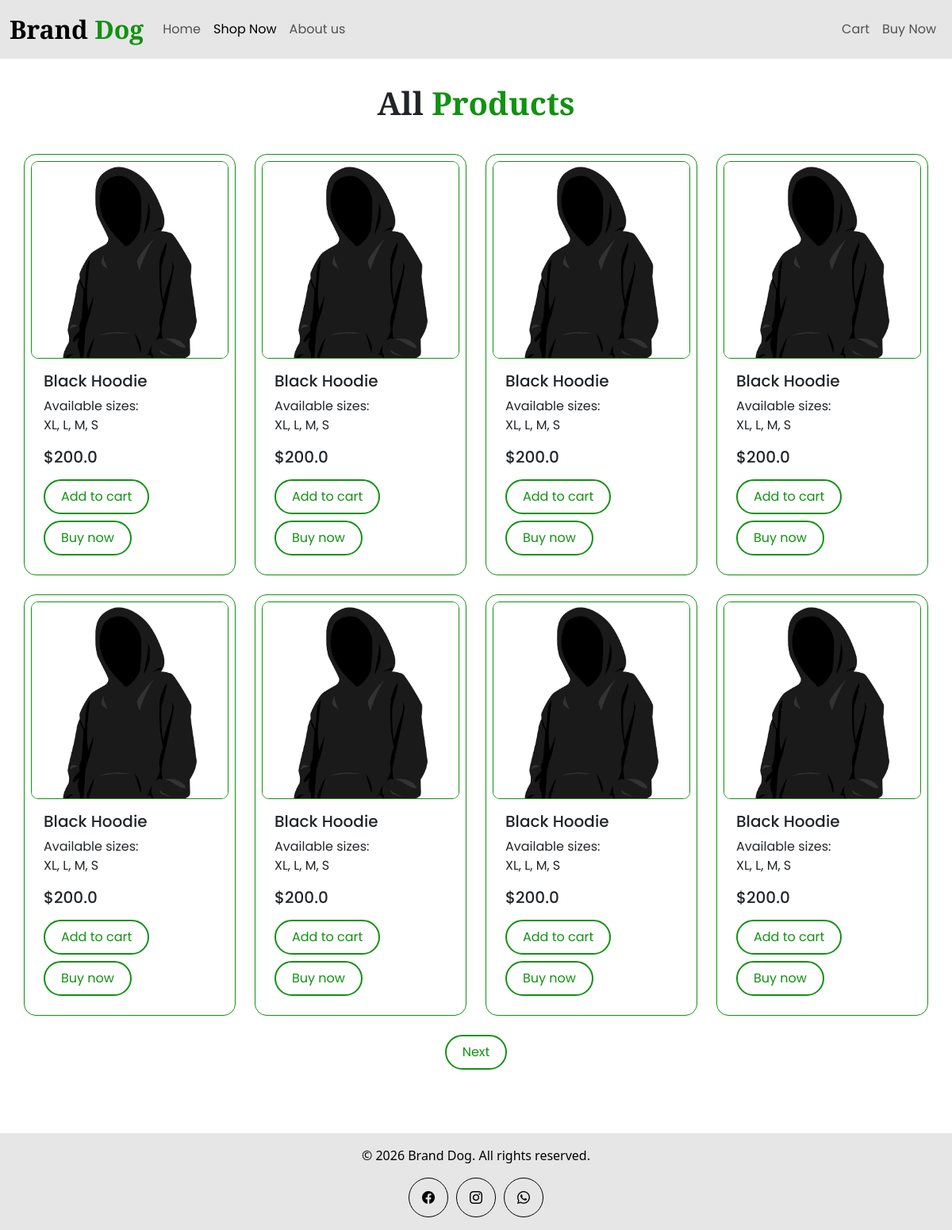
Page /products on the committed database.
### tables this page shows
CREATE TABLE products (
    id INTEGER PRIMARY KEY AUTOINCREMENT,
    name TEXT NOT NULL,
    price REAL NOT NULL,
    sizes TEXT,
    image TEXT
);

### app.py (the view)
@app.route("/products")
def products():
    page = request.args.get("page")
    try:
        page = int(page)
    except:
        page = 1
    if page < 1:
        page = 1
    per_page = 8
    offset = (page - 1) * per_page
    products = db.execute(
        "SELECT * FROM products LIMIT ? OFFSET ?",
        per_page, offset
    )
    row = db.execute("SELECT COUNT(*) AS count FROM products")
    total_products = row[0]["count"]
    total_pages = ceil(total_products / per_page)
    return render_template(
    "products.html",
    products=products,
    page=page,
    total_pages=total_pages
    )

### templates/products.html (shortened to what this page needs)
{% extends "layout.html" %}
{% block main %}
    <main class="products">
        <h1>All <span>Products</span></h1>
        <div class="container">
            <div class="row g-4">
                {% for product in products %}
                    <div class="col-md-3">
                        <div class="card">
                            <img src="{{ url_for('static', filename=product.image) }}" class="card-img-top">
                            <div class="card-body">
                                <h5 class="card-title">{{ product.name }}</h5>
                                <p class="card-text">
                                    Available sizes:<br>
                                    {{ product.sizes }}
                                    <h5>${{ product.price }}</h5
                                </p>
                                <a href="#" class="btn mt-2 mb-2">Add to cart</a>
                                <a href="#" class="btn">Buy now</a>
                            </div>
                        </div>
                    </div>
                {% endfor %}
            </div>
            <div class="pages-nav">
                {% if page < total_pages %}
                <a href="{{ url_for('products', page=page+1) }}" class="btn">Next</a>
                {% endif %}
            </div>
        </div>
    </main>
{% endblock %}

### templates/layout.html (shortened to what this page needs)
<!DOCTYPE html>
<html lang="en">
    <head>
        <link href="https://cdn.jsdelivr.net/npm/bootstrap@5.3.8/dist/css/bootstrap.min.css" rel="stylesheet">
        <link href="https://cdn.jsdelivr.net/npm/bootstrap-icons/font/bootstrap-icons.css" rel="stylesheet">
        <link href="static/css/style.css" rel="stylesheet">
        <nav class="navbar navbar-expand-lg">
            <div class="container-fluid">
                <a class="navbar-brand" href="/">Brand <span>Dog</span></a>
                <div class="collapse navbar-collapse" id="navbarNav">
                    <ul class="navbar-nav">
                        <li class="nav-item">
                        <a class="nav-link {{ 'active' if request.path == '/' else '' }}" aria-current="page" href="/">Home</a>
                        </li>
                        <li class="nav-item">
                        <a class="nav-link {{ 'active' if request.path == '/products' else '' }}" href="/products">Shop Now</a>
                        </li>
                        <li class="nav-item">
                        <a class="nav-link {{ 'active' if request.path == '/about' else '' }}" href="/about">About us</a>
                        </li>
                    </ul>
                    <ul class="navbar-nav ms-auto">
                        <li class="nav-item">
                        <a class="nav-link {{ 'active' if request.path == '/cart' else '' }}" href="/cart">Cart</a>
                        </li>
                        <li class="nav-item">
                        <a class="nav-link {{ 'active' if request.path == '/buy' else '' }}" href="/buy">Buy Now</a>
                        </li>
                    </ul>
                </div>
            </div>
        </nav>
    </head>
    <body>
        {% block main %}{% endblock %}
        <footer class="footer">
            © 2026 Brand Dog. All rights reserved.
            <div class="footer-icons">
                <a href="#" target="_blank" class="footer-btn">
                    <i class="bi bi-facebook"></i>
                </a>
                <a href="#" target="_blank" class="footer-btn">
                    <i class="bi bi-instagram"></i>
                </a>
                <a href="https://wa.me/201234567890" target="_blank" class="footer-btn">
                    <i class="bi bi-whatsapp"></i>
                </a>
            </div>
        </footer>
    </body>
</html>

### static/css/style.css (style rules this page uses)
.navbar { background-color: #E6E6E6; font-family: 'Poppins', sans-serif; }
.navbar span { color: #119211; }
.navbar-brand { font-family: 'Playfair Display', sans-serif; font-size: 2rem; font-weight: 600; color: black; transition: 0.2s ease; }
span { color: #119211; }
.btn { font-size: 1rem; color: #119211; text-decoration: none; border: 2px solid #119211; background-color: transparent; border-radius: 25px; padding: 8px 20px; }
.products { width: 100%; min-height: 100vh; font-family: 'Poppins', sans-serif; }
.container { padding: 2rem 0rem 5rem; }
.products h1 { font-size: 2.5rem; font-weight: 600; padding-top: 2rem; font-family: 'Playfair Display', sans-serif; text-align: center; }
.card { padding: 8px; border-radius: 15px; border: 1px solid #119211; }
.card-img-top { border-radius: 9px; border: 1px solid #119211; cursor: pointer; }
.pages-nav { margin-top: 1.5rem; display: flex; justify-content: center; gap: 10px; }
.footer { text-align: center; padding: 1rem 0; font-size: 1rem; background-color: #E6E6E6; color: #000; }
.footer-icons { display: flex; justify-content: center; gap: 10px; margin-top: 1rem; }
.footer-btn { font-size: 1rem; color: #000; text-decoration: none; border: 1px solid #000; background-color: transparent; border-radius: 50%; width: 50px; height: 50px; display: flex; align-items: center; justify-content: center; }

### rows in the picture
products: image (picture), name "Black Hoodie", sizes "XL, L, M, S", price "200.0"
products: image (picture), name "Black Hoodie", sizes "XL, L, M, S", price "200.0"
products: image (picture), name "Black Hoodie", sizes "XL, L, M, S", price "200.0"
products: image (picture), name "Black Hoodie", sizes "XL, L, M, S", price "200.0"
products: image (picture), name "Black Hoodie", sizes "XL, L, M, S", price "200.0"
products: image (picture), name "Black Hoodie", sizes "XL, L, M, S", price "200.0"
products: image (picture), name "Black Hoodie", sizes "XL, L, M, S", price "200.0"
products: image (picture), name "Black Hoodie", sizes "XL, L, M, S", price "200.0"
